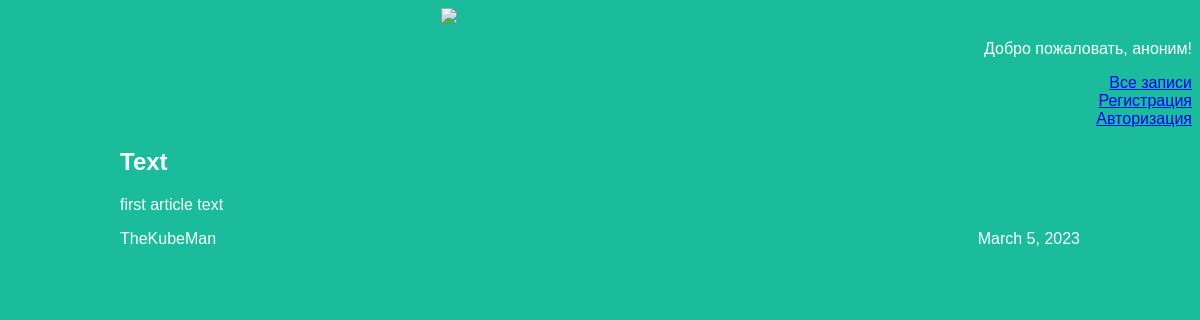
The app's page /article/1 with its own data.
### articles/models.py (models this page shows, shortened)
class Article(models.Model):
    title = models.CharField(max_length=200)
    author = models.ForeignKey(User, on_delete=models.CASCADE)
    text = models.TextField()
    created_date = models.DateField(auto_now_add=True)
    def get_excerpt(self):
        return self.text[:140] + "..." if len(self.text) > 140 else self.text

### articles/views.py (the view)
# urls.py: re_path(r'^article/(?P<article_id>\d+)$', views.get_article, name='get_article'),
def get_article(request, article_id):
    try:
        post = Article.objects.get(id=article_id)
        return render(request, 'article.html', {"post": post})
    except Article.DoesNotExist:
        raise Http404

### articles/templates/article.html (shortened to what this page needs)
<!DOCTYPE html>
<html>
    <head>
        <link rel="stylesheet" href="{{ STATIC_URL }}/static/css/article.css">
    </head>
    <body>
        <div class="header">
            <img src="https://upload.wikimedia.org/wikipedia/commons/thumb/0/03/%D0%9B%D0%BE%D0%B3%D0%BE%D1%82%D0%B8%D0%BF.svg/1200px-%D0%9B%D0%BE%D0%B3%D0%BE%D1%82%D0%B8%D0%BF.svg.png" />
            {% if request.user.is_authenticated %}
            <p>Добро пожаловать, {{ request.user.username }}!</p>
            {% else %}
            <p>Добро пожаловать, аноним!</p>
            {% endif %}
            <a href="../"> Все записи</a>
            <br>
            {% if request.user.is_authenticated %}
            <a href="../article/new/">Создать запись</a>
            <br>
            <a href="../logout/">Выход из аккаунта</a>
            {% else %}
            <a href="../registration/">Регистрация</a>
            <br>
            <a href="../login/">Авторизация</a>
            {% endif %}
        </div>
        <div class="article">
            <div class="one-post">
                <h2 class="post-title">{{ post.title }}</h2>
                <p class="article-text">{{ post.get_excerpt }}</p>
                <div class="article-info">
                <div class="article-author">{{ post.author.username }}</div>
                <div class="article-created-date">{{ post.created_date }}</div>
                </div>
            </div>
        </div>
    </body>
</html>

### articles/static/css/article.css (style rules this page uses)
body { background: #1abc9c; font-family: Tahoma, Arial, sans-serif; color: #ffffff; }
.header { text-align: right; }
.header img { display: block; width: 318px; margin-left: auto; margin-right: auto; }
.article { width: 960px; margin-left: auto; margin-right: auto; }
.article-author { width: 50%; float: left; }
.article-created-date { text-align: right; }

### records on screen
Article: title "Text", get_excerpt "first article text", author.username "TheKubeMan", created_date "March 5, 2023"
